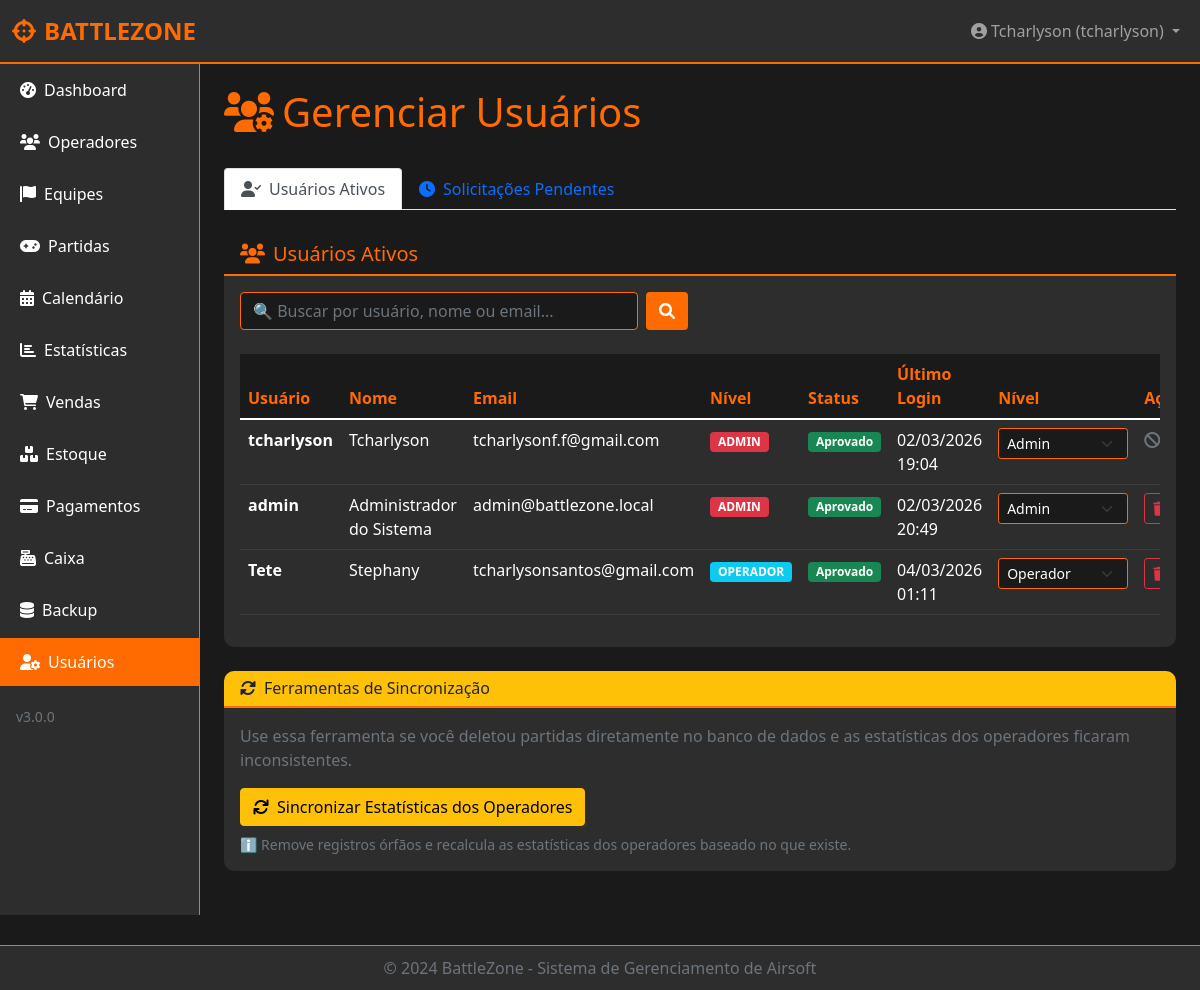
Page /admin/usuarios (signed in) on the committed database.
### backend/models.py (models this page shows, shortened)
class User(UserMixin, db.Model):
    __tablename__ = 'users'
    id = db.Column(db.Integer, primary_key=True)
    username = db.Column(db.String(80), unique=True, nullable=False)
    nome = db.Column(db.String(120), nullable=False)
    email = db.Column(db.String(120), unique=True, nullable=False)
    cpf = db.Column(db.String(14), unique=True, nullable=True)
    telefone = db.Column(db.String(20), nullable=True)
    data_nascimento = db.Column(db.String(10), nullable=True)
    idade = db.Column(db.Integer, nullable=True)
    password_hash = db.Column(db.String(200), nullable=False)
    salt = db.Column(db.String(32), nullable=False)
    nivel = db.Column(db.String(20), nullable=False, default='operador')
    status = db.Column(db.String(20), default='pendente')
    tentativas = db.Column(db.Integer, default=0)
    session_token = db.Column(db.String(100), unique=True, nullable=True)
    last_activity = db.Column(db.DateTime, default=datetime.utcnow)
    created_at = db.Column(db.DateTime, default=datetime.utcnow)
    approved_at = db.Column(db.DateTime, nullable=True)
    approved_by = db.Column(db.String(80), nullable=True)
    last_login = db.Column(db.DateTime, nullable=True)
    partidas_criadas = db.relationship('Partida', back_populates='criador', lazy=True, foreign_keys='Partida.created_by')
    operador_id = db.Column(db.Integer, db.ForeignKey('operadores.id'), nullable=True)
    operador = db.relationship('Operador', backref='usuario', uselist=False)
    two_factor_enabled = db.Column(db.Boolean, default=False)
    two_factor_secret = db.Column(db.String(32), nullable=True)  # Segredo TOTP em base32
    backup_codes = db.Column(db.Text, nullable=True)  # JSON com códigos de backup
    two_factor_verified_at = db.Column(db.DateTime, nullable=True)
    password_reset_token = db.Column(db.String(100), unique=True, nullable=True)
    password_reset_expires = db.Column(db.DateTime, nullable=True)
    terms_accepted = db.Column(db.Boolean, default=False)
    terms_accepted_date = db.Column(db.DateTime, nullable=True)
    def tem_permissao(self, recurso):
        if self.nivel == 'admin':
            return True

### app.py (the view)
@app.route('/admin/usuarios')
@login_required
@admin_required
def admin_usuarios():
    search = request.args.get('search', '')
    query = User.query.filter_by(status='aprovado')
    if search:
        query = query.filter(
            (User.username.ilike(f'%{search}%')) |
            (User.nome.ilike(f'%{search}%')) |
            (User.email.ilike(f'%{search}%'))
        )
    usuarios = query.all()
    solicitacoes = Solicitacao.query.filter_by(status='pendente').all()
    return render_template('admin/usuarios.html',
                         usuarios=usuarios,
                         solicitacoes=solicitacoes,
                         search=search)

### frontend/templates/admin/usuarios.html (shortened to what this page needs)
{% extends "base.html" %}
{% block content %}
<div class="d-flex justify-content-between align-items-center mb-4">
    <h1 class="text-laranja"><i class="fas fa-users-cog me-2"></i>Gerenciar Usuários</h1>
</div>
<ul class="nav nav-tabs mb-4" id="userTabs" role="tablist">
    <li class="nav-item" role="presentation">
        <button class="nav-link active" id="usuarios-tab" data-bs-toggle="tab" data-bs-target="#usuarios" type="button" role="tab">
            <i class="fas fa-user-check me-2"></i>Usuários Ativos
        </button>
    </li>
    <li class="nav-item" role="presentation">
        <button class="nav-link" id="solicitacoes-tab" data-bs-toggle="tab" data-bs-target="#solicitacoes" type="button" role="tab">
            <i class="fas fa-clock me-2"></i>Solicitações Pendentes
        </button>
    </li>
</ul>
<div class="tab-content">
    <div class="tab-pane fade show active" id="usuarios" role="tabpanel">
        <div class="card">
            <div class="card-header">
                <h5 class="mb-0"><i class="fas fa-users me-2 text-laranja"></i>Usuários Ativos</h5>
            </div>
            <div class="card-body">
                <div class="row mb-4">
                    <div class="col-md-6">
                        <form method="GET" class="d-flex">
                            <input type="text" name="search" class="form-control me-2" placeholder="🔍 Buscar por usuário, nome ou email..." value="{{ search }}">
                            <button type="submit" class="btn" style="background-color: #FF6B00; color: white;">
                                <i class="fas fa-search"></i>
                            </button>
                        </form>
                    </div>
                </div>
                <div class="table-responsive">
                    <table class="table table-hover">
                        <thead>
                            <tr>
                                <th>Usuário</th>
                                <th>Nome</th>
                                <th>Email</th>
                                <th>Nível</th>
                                <th>Status</th>
                                <th>Último Login</th>
                                <th>Nível</th>
                                <th>Ações</th>
                            </tr>
                        </thead>
                        <tbody>
                            {% for user in usuarios %}
                            <tr>
                                <td><strong>{{ user.username }}</strong></td>
                                <td>{{ user.nome }}</td>
                                <td>{{ user.email }}</td>
                                <td>
                                    <span class="badge {% if user.nivel == 'admin' %}bg-danger{% elif user.nivel == 'gerente' %}bg-warning{% else %}bg-info{% endif %}">
                                        {{ user.nivel|upper }}
                                    </span>
                                </td>
                                <td>
                                    {% if user.status == 'aprovado' %}
                                    <span class="badge bg-success">Aprovado</span>
                                    {% else %}
                                    <span class="badge bg-secondary">{{ user.status }}</span>
                                    {% endif %}
                                </td>
                                <td>{{ user.last_login.strftime('%d/%m/%Y %H:%M') if user.last_login else 'Nunca' }}</td>
                                <td>
                                    <select class="form-select form-select-sm nivel-select" data-user-id="{{ user.id }}" style="width: 130px;">
                                        <option value="operador" {% if user.nivel == 'operador' %}selected{% endif %}>Operador</option>
                                        <option value="admin" {% if user.nivel == 'admin' %}selected{% endif %}>Admin</option>
                                    </select>
                                </td>
                                <td>
                                    {% if user.id != current_user.id %}
                                    <form method="POST" action="{{ url_for('deletar_usuario', id=user.id) }}" style="display: inline;" onsubmit="return confirm('Tem certeza que deseja deletar o usuário {{ user.username }}? Esta ação não pode ser desfeita!');">
                                        <button type="submit" class="btn btn-sm btn-outline-danger" title="Deletar usuário">
                                            <i class="fas fa-trash"></i>
                                        </button>
                                    </form>
                                    {% else %}
                                    <span class="text-muted" title="Você não pode deletar seu próprio usuário">
                                        <i class="fas fa-ban"></i>
                                    </span>
                                    {% endif %}
                                </td>
                            </tr>
                            {% endfor %}
                        </tbody>
                    </table>
                </div>
            </div>
        </div>
    </div>
    <div class="card mt-4 border-warning">
        <div class="card-header bg-warning text-dark">
            <h6 class="mb-0">
                <i class="fas fa-sync-alt me-2"></i>Ferramentas de Sincronização
            </h6>
        </div>
        <div class="card-body">
            <p class="text-muted mb-3">Use essa ferramenta se você deletou partidas diretamente no banco de dados e as estatísticas dos operadores ficaram inconsistentes.</p>
            <a href="{{ url_for('sincronizar_estatisticas_admin') }}" class="btn btn-warning">
                <i class="fas fa-refresh me-2"></i>Sincronizar Estatísticas dos Operadores
            </a>
            <small class="d-block mt-2 text-muted">
                ℹ️ Remove registros órfãos e recalcula as estatísticas dos operadores baseado no que existe.
            </small>
        </div>
    </div>
</div>
{% endblock %}

### frontend/templates/base.html (shortened to what this page needs)
<!DOCTYPE html>
<html lang="pt-BR">
<head>
    <link href="https://cdn.jsdelivr.net/npm/bootstrap@5.1.3/dist/css/bootstrap.min.css" rel="stylesheet">
    <link rel="stylesheet" href="https://cdnjs.cloudflare.com/ajax/libs/font-awesome/6.0.0/css/all.min.css">
</head>
<body>
    <nav class="navbar navbar-expand-lg navbar-dark">
        <div class="container-fluid">
            {% if current_user.is_authenticated %}
                <a class="navbar-brand" href="{{ url_for('dashboard') }}">
                    <i class="fas fa-crosshairs me-2"></i>BATTLEZONE
                </a>
            {% else %}
                <a class="navbar-brand" href="{{ url_for('index') }}#sobre">
                    <i class="fas fa-crosshairs me-2"></i>BATTLEZONE
                </a>
            {% endif %}
            <div class="collapse navbar-collapse" id="navbarNav">
                <ul class="navbar-nav ms-auto">
                    {% if current_user.is_authenticated %}
                    <li class="nav-item dropdown">
                        <a class="nav-link dropdown-toggle" href="#" id="userDropdown" role="button" data-bs-toggle="dropdown">
                            <i class="fas fa-user-circle me-1"></i>{{ current_user.nome }} ({{ current_user.warname or current_user.username }})
                        </a>
                    </li>
                    {% endif %}
                </ul>
            </div>
        </div>
    </nav>
    <div class="container-fluid">
        <div class="row">
            {% if current_user.is_authenticated %}
            <div class="col-md-2 p-0 sidebar">
                <div class="nav flex-column">
                    <a class="nav-link {% if request.endpoint == 'dashboard' %}active{% endif %}" href="{{ url_for('dashboard') }}">
                        <i class="fas fa-tachometer-alt me-2"></i>Dashboard
                    </a>
                    {% if current_user.tem_permissao('operadores') %}
                    <a class="nav-link {% if request.endpoint in ['listar_operadores', 'novo_operador', 'ver_operador', 'editar_operador'] %}active{% endif %}" href="{{ url_for('listar_operadores') }}">
                        <i class="fas fa-users me-2"></i>Operadores
                    </a>
                    {% endif %}
                    {% if current_user.tem_permissao('equipes') %}
                    <a class="nav-link {% if request.endpoint in ['listar_equipes', 'nova_equipe', 'ver_equipe', 'editar_equipe'] %}active{% endif %}" href="{{ url_for('listar_equipes') }}">
                        <i class="fas fa-flag me-2"></i>Equipes
                    </a>
                    {% endif %}
                    {% if current_user.tem_permissao('partidas') %}
                    <a class="nav-link {% if request.endpoint in ['listar_partidas', 'nova_partida', 'ver_partida'] %}active{% endif %}" href="{{ url_for('listar_partidas') }}">
                        <i class="fas fa-gamepad me-2"></i>Partidas
                    </a>
                    {% endif %}
                    {% if current_user.tem_permissao('calendario') %}
                    <a class="nav-link {% if request.endpoint == 'calendario' %}active{% endif %}" href="{{ url_for('calendario') }}">
                        <i class="fas fa-calendar-alt me-2"></i>Calendário
                    </a>
                    {% endif %}
                    {% if current_user.tem_permissao('estatisticas') %}
                    <a class="nav-link {% if request.endpoint == 'estatisticas' %}active{% endif %}" href="{{ url_for('estatisticas') }}">
                        <i class="fas fa-chart-bar me-2"></i>Estatísticas
                    </a>
                    {% endif %}
                    {% if current_user.tem_permissao('vendas') %}
                    <a class="nav-link {% if request.endpoint in ['listar_vendas', 'nova_venda'] %}active{% endif %}" href="{{ url_for('listar_vendas') }}">
                        <i class="fas fa-shopping-cart me-2"></i>Vendas
                    </a>
                    {% endif %}
                    {% if current_user.tem_permissao('estoque') %}
                    <a class="nav-link {% if request.endpoint in ['listar_estoque', 'novo_item', 'editar_item'] %}active{% endif %}" href="{{ url_for('listar_estoque') }}">
                        <i class="fas fa-boxes me-2"></i>Estoque
                    </a>
                    {% endif %}
                    {% if current_user.nivel in ['admin', 'gerente', 'financeiro'] %}
                    <a class="nav-link {% if request.endpoint in ['pagamentos.listar_pagamentos', 'pagamentos.registrar_pagamento', 'pagamentos.editar_pagamento'] %}active{% endif %}" href="{{ url_for('pagamentos.listar_pagamentos') }}">
                        <i class="fas fa-credit-card me-2"></i>Pagamentos
                    </a>
                    {% endif %}
                    {% if current_user.tem_permissao('caixa') %}
                    <a class="nav-link {% if request.endpoint == 'caixa' %}active{% endif %}" href="{{ url_for('caixa') }}">
                        <i class="fas fa-cash-register me-2"></i>Caixa
                    </a>
                    {% endif %}
                    {% if current_user.nivel in ['admin', 'gerente'] %}
                    <a class="nav-link {% if request.endpoint == 'admin_backups' %}active{% endif %}" href="{{ url_for('admin_backups') }}">
                        <i class="fas fa-database me-2"></i>Backup
                    </a>
                    {% endif %}
                    {% if current_user.nivel in ['admin', 'gerente'] %}
                    <a class="nav-link {% if request.endpoint == 'admin_usuarios' %}active{% endif %}" href="{{ url_for('admin_usuarios') }}">
                        <i class="fas fa-user-cog me-2"></i>Usuários
                    </a>
                    {% endif %}
                </div>
                <div class="mt-auto p-3">
                    <small class="text-muted">v3.0.0</small>
                </div>
            </div>
            {% endif %}
            <div class="{% if current_user.is_authenticated %}col-md-10{% else %}col-md-12{% endif %} p-4">
                {% block content %}{% endblock %}
            </div>
        </div>
    </div>
    {% if current_user.is_authenticated %}
    <footer class="footer">
        <div class="container">
            <span>&copy; 2024 BattleZone - Sistema de Gerenciamento de Airsoft</span>
        </div>
    </footer>
    {% endif %}
</body>
</html>

### rows in the picture
User: nome "Tcharlyson", username "tcharlyson", email "tcharlysonf.f@gmail.com", nivel "ADMIN", status "Aprovado", last_login "02/03/2026 19:04", nivel+id "Admin"
User: username "admin", nome "Administrador do Sistema", email "admin@battlezone.local", nivel "ADMIN", status "Aprovado", last_login "02/03/2026 20:49", nivel+id "Admin"
User: username "Tete", nome "Stephany", email "tcharlysonsantos@gmail.com", nivel "OPERADOR", status "Aprovado", last_login "04/03/2026 01:11", nivel+id "Operador"
